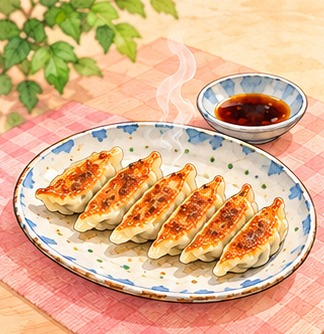
#> input picture assets/gyoza/p01.jpg, 324 x 334 px, found by its file name
$ python build_unagi.py
#> lines starting #> are read from the running program, lines starting #| are printed output that depends on the picture
# 12 Unagi Spots to Try in Tokyo (IG 1080x1350 + pin 1000x1500).
# Facts: Perplexity check 2026-10-29 (docs/unagi-sources-2026-11-01.md). Only confirmed prices / payment / English menus.
# Art: ChatGPT watercolor grid (assets/gyoza/grid.png -> p01..p12). Panels p05 (white lace wings) and p08 (cilantro)
# are NOT tied to any shop (style not confirmed). Okei + PAIRON use plain grilled art (new01/new02 when ready).
import pathlib
from PIL import Image, ImageOps
from playwright.sync_api import sync_playwright
R=pathlib.Path(__file__).resolve().parent.parent; A=R/'assets/gyoza'; F=(R/'tools/fonts').as_uri()
SAM=(R/'assets/cutouts/samurai-base-wink.png').as_uri()
def art(name, fallback):
#> called with name = 'p01m', fallback = 'p01'
    p=A/f'{name}.jpg'
    if p.exists(): return p
    q=A/f'{name}-tmp.jpg'; ImageOps.mirror(Image.open(A/f'{fallback}.jpg')).save(q,quality=90); return q
#> after `q = A / f'{name}-tmp.jpg'`:
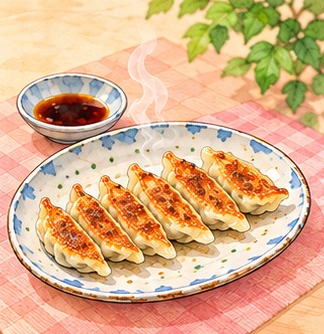
#> saved as p01m-tmp.jpg: PIL image 324x334 RGB; mean R, G, B 219.9, 177, 138.3
A=R/'assets/unagi'
CASH,EN,ENT='cash','en','ent'
SHIKI=art('p01m','p01')
SHOPS=[ # art, name, japanese, station, dish (confirmed price only), badges
 (A/'p01.jpg','Nodaiwa','野田岩 麻布飯倉本店','Akabanebashi · 5 min','Classic unaju · Michelin-listed',[]),
 (A/'p07.jpg','Maekawa','前川','Asakusa · 1 min','Unaju from ¥6,300',[]),
 (A/'p05.jpg','Izuei','伊豆栄 本店','Ueno · 5 min','Unaju from ¥3,960',[EN]),
 (A/'p06.jpg','Idumoya','いづもや 本店','Mitsukoshimae · 3 min','Unadon from ¥2,640',[]),
 (A/'p08.jpg','Takashimaya','高嶋家','Shin-Nihombashi · 3 min','Unaju (Kyosui eel)',[EN]),
 (A/'p03.jpg','Akasaka Fukinuki','赤坂ふきぬき','Akasaka · 2 min','Unaju & hitsumabushi',[EN]),
 (A/'p04.jpg','Takahashiya','高橋屋','Higashi-Ginza · 1 min','Two-tier unaju ¥11,800',[EN]),
 (A/'p10.jpg','Hyotanya','ひょうたん屋 6丁目店','Higashi-Ginza · 2 min','Unadon from ¥1,000s',[EN,CASH]),
 (A/'p12.jpg','Uomasa','魚政','Yotsugi · 1 min','Unaju from ¥7,700',[]),
 (A/'p11.jpg','Kawaei','川栄','Akabane East · 3 min','Kabayaki from ¥2,500',[]),
 (A/'p09.jpg','Hashimoto','はし本','Edogawabashi · 3 min','Unaju ¥5,600 (limited)',[]),
 (SHIKI,'Azabu Shiki','麻布しき','Azabu-Juban · 1–3 min','Unaju from ¥4,200',[]),
]
BADGE={CASH:('<i class="bd cs">💵 BRING CASH</i>'),EN:'<i class="bd e">EN MENU</i>',ENT:'<i class="bd e">EN TABLET</i>'}
CSS=f'''@font-face{{font-family:I;src:url({F}/Inter-ExtraBold.ttf);font-weight:800}}
@font-face{{font-family:I;src:url({F}/Inter-Bold.ttf);font-weight:700}}
*{{margin:0;padding:0;box-sizing:border-box}}
body{{width:WPX;height:HPX;background:#FFF4E2;font-family:I,"Noto Sans CJK JP";color:#3A1E10;overflow:hidden;position:relative}}
.head{{position:relative;height:HEADH;padding:22px 24px 0;background:linear-gradient(#FFE3B8,#FFF4E2)}}
.save{{display:inline-block;background:#D62828;color:#fff;font-weight:800;font-size:26px;padding:7px 18px;border-radius:10px;transform:rotate(-3deg)}}
h1{{font-weight:800;font-size:HSIZE;line-height:.95;letter-spacing:-2.5px;margin-top:12px}}
h1 em{{font-style:normal;color:#D62828;display:block}}
.pill{{display:inline-block;margin-top:12px;background:#3A1E10;color:#FFD43B;font-weight:800;font-size:23px;padding:8px 20px;border-radius:40px}}
.sam{{position:absolute;right:16px;bottom:-6px;height:SAMH;z-index:3;filter:drop-shadow(0 6px 10px rgba(0,0,0,.25))}}
.bub{{position:absolute;right:SAMR;top:28px;z-index:3;background:#fff;font-weight:800;font-size:22px;padding:10px 16px;border-radius:18px;border:3px solid #3A1E10}}
.grid{{display:grid;grid-template-columns:repeat(3,1fr);gap:10px;padding:8px 22px 0}}
.c{{border-radius:12px;overflow:hidden;position:relative;height:CH;background:#fff}}
.ph{{position:absolute;inset:0;background-size:cover;background-position:center 40%}}
.n{{z-index:2;position:absolute;left:7px;top:7px;width:32px;height:32px;border-radius:50%;background:#D62828;border:3px solid #fff;color:#fff;display:flex;align-items:center;justify-content:center;font-weight:800;font-size:17px}}
.bds{{z-index:2;position:absolute;right:7px;top:8px;display:flex;flex-direction:column;align-items:flex-end;gap:4px}}
.bd{{font-style:normal;font-weight:800;font-size:13px;padding:4px 8px;border-radius:7px}}
.bd.cs{{background:#FFD43B;color:#3A1E10}} .bd.e{{background:#1D4ED8;color:#fff}}
.tx{{position:absolute;left:0;right:0;bottom:0;padding:24px 9px 7px;line-height:1.15;color:#fff;background:linear-gradient(rgba(40,15,5,0),rgba(40,15,5,.84) 42%)}}
.nm{{font-weight:800;font-size:18px;letter-spacing:-.3px}}
.jp{{font-family:"Noto Sans CJK JP";font-weight:700;font-size:12px;opacity:.85}}
.st{{font-weight:700;font-size:13px;opacity:.95}}
.ds{{font-weight:800;font-size:14px;color:#FFD43B;margin-top:1px}}
.ft{{position:absolute;left:22px;right:22px;bottom:10px;display:flex;justify-content:space-between;align-items:center;font-weight:700;font-size:12.5px;color:#7A5A48;gap:12px;line-height:1.25}}
.cta{{display:flex;align-items:center;gap:8px;background:#D62828;color:#fff;font-weight:800;font-size:17px;padding:8px 14px;border-radius:30px;white-space:nowrap}}
'''
def page(Wd,Hd,v):
    cards=''.join(f'<div class=c><div class=ph style="background-image:url({a.as_uri()})"></div><span class=n>{i+1}</span><span class=bds>{"".join(BADGE[b] for b in bd)}</span><div class=tx><div class=nm>{nm}</div><div class=jp>{jp}</div><div class=st>🚉 {st}</div><div class=ds>{ds}</div></div></div>' for i,(a,nm,jp,st,ds,bd) in enumerate(SHOPS))
    css=CSS
    for k,val in v.items(): css=css.replace(k,val)
    css=css.replace('WPX',f'{Wd}px').replace('HPX',f'{Hd}px')
    return f'''<!doctype html><html><head><meta charset=utf-8><style>{css}</style></head><body>
<div class=head><div class=save>📌 SAVE THIS</div><h1>12 Unagi Spots<em>to Try in Tokyo</em></h1><div class=pill>Grilled eel near stations · prices where confirmed</div>
<div class=bub>Show staff the 日本語 name!</div><img class=sam src="{SAM}"></div>
<div class=grid>{cards}</div>
<div class=ft><span>Checked Nov 1, 2026. Prices, hours & payment can change; tax may not be included. AI illustrations for reference only.</span><span class=cta>💬 Comment JAPAN</span></div></body></html>'''
tmp=R/'tools/_un.html'
#> (the run stopped early here; a loop or call above may not have finished)

$ run again, with assets/gyoza/grid.png saved as assets/gyoza/p01.jpg
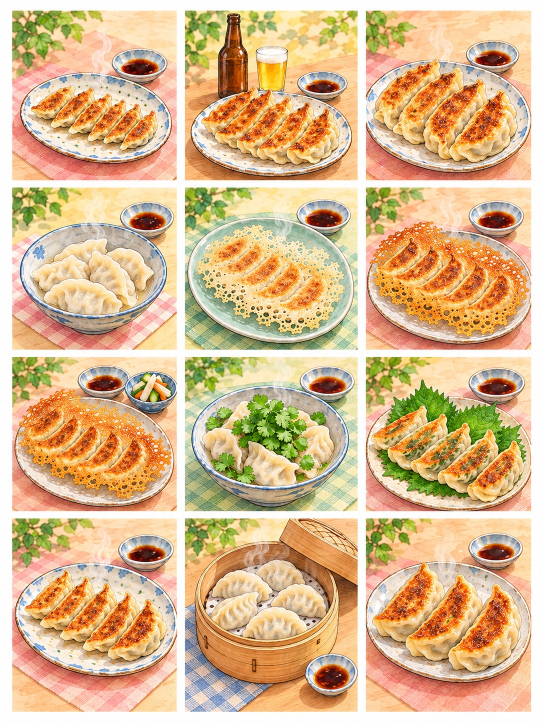
#> input picture assets/gyoza/grid.png, 1086 x 1448 px, found by its file name (shown at 1/2 size)
#> in art, `q = A / f'{name}-tmp.jpg'`:
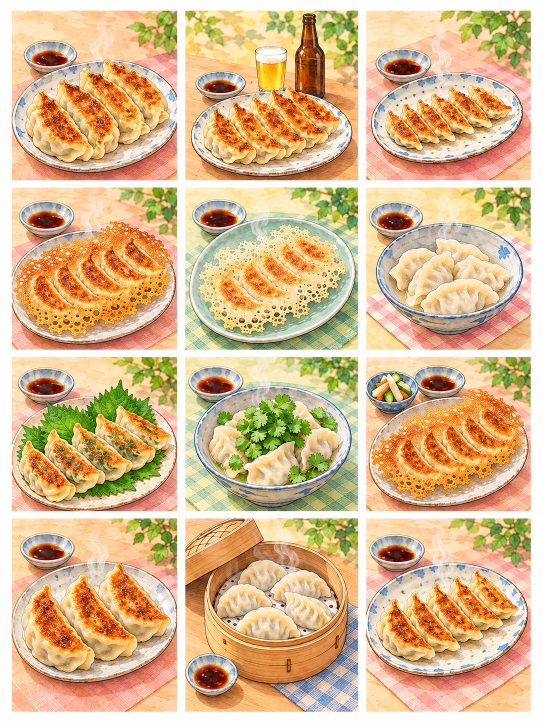
#> saved as p01m-tmp.jpg: PIL image 1086x1448 RGB (shown at 1/2 size); mean R, G, B 217.9, 184.4, 142.4
